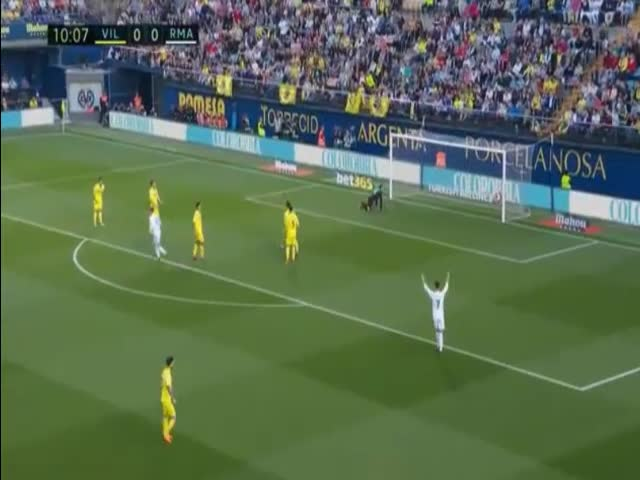
%> input picture images/test (1).jpg, 640 x 480 px
$ octave --eval "result = Lab_Playfield_Extraction(imread('images/test (1).jpg'));"   (GNU Octave 9; MATLAB toolbox functions it lacks are replaced by stand-ins)
%> lines starting %> are read from the running program, lines starting %| are printed output that depends on the picture; in (x1, y1, x2, y2) boxes, pixels count from 0 and x2, y2 are one past the last pixel; in counts of white or black regions, pixels touching at a corner belong together; the program's own positions count from 1
function Img_mask = Lab_Playfield_Extraction(Img)

[r,c] = size(Img(:,:,1));
%> r = 480; c = 640
lab_Img = rgb2lab(Img);
%> lab_Img: size 480x640x3 double; mean of channels 1, 2, 3 43.7, -11.6, 12.7

grassMask = zeros(r,c);
%> grassMask: size 480x640 double; every value is 0
grassMask(lab_Img(:,:,2)<0 & lab_Img(:,:,3)>0)=1;
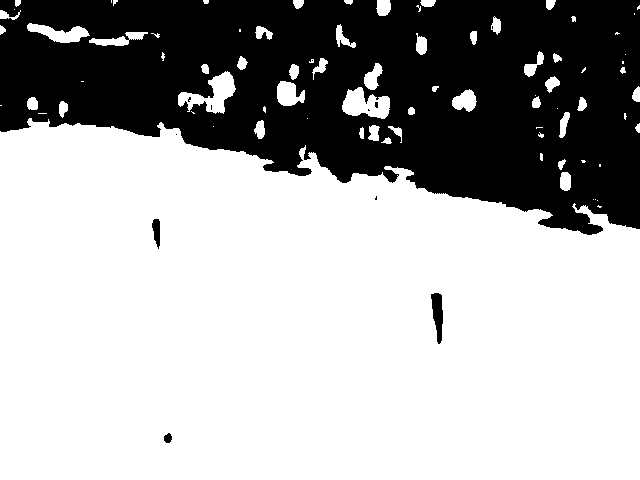
%> grassMask: size 480x640 double; values 0 (black) and 1 (white), 67% white; 12 black regions (8 under 20 px), largest, box (x1, y1, x2, y2) and area: (0, 0, 640, 235) 100630, (431, 293, 443, 344) 401, (152, 219, 160, 249) 167, (164, 433, 172, 443) 61
stats = regionprops(logical(imfill(imclose(imopen(grassMask,strel('disk',10)),strel('disk',10)),'holes')),'Area','ConvexHull');
%> stats = 4 regions; Area: 196984, 441, 420, 369

mask = zeros(r,c);

[i,j]=max([stats.Area]);
%> i = 196984; j = 1

mask = xor(poly2mask(stats(j).ConvexHull(:,1),stats(j).ConvexHull(:,2),r,c),mask);
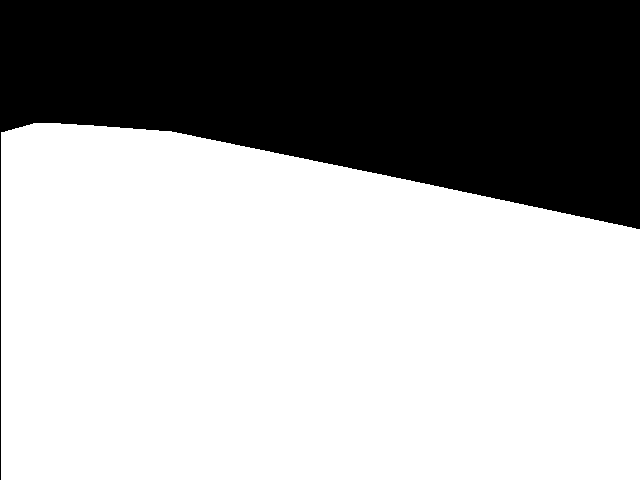
%> mask: size 480x640 logical; 65.4% white; 1 black region, box (x1, y1, x2, y2) and area: (0, 0, 640, 480) 106358

mask = imerode(mask,strel('disk',10));
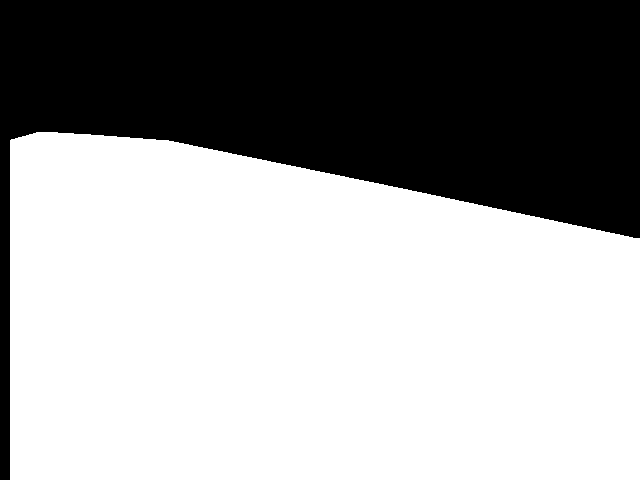
%> mask: size 480x640 logical; 62.4% white; 1 black region, box (x1, y1, x2, y2) and area: (0, 0, 640, 480) 115507

Img_mask = Img;
%> Img_mask is the input picture: size 480x640x3 uint8; mean R, G, B 89.7, 108.9, 81.6

mask_3d = cat(3,mask,mask,mask);

Img_mask(~mask_3d) = 0;
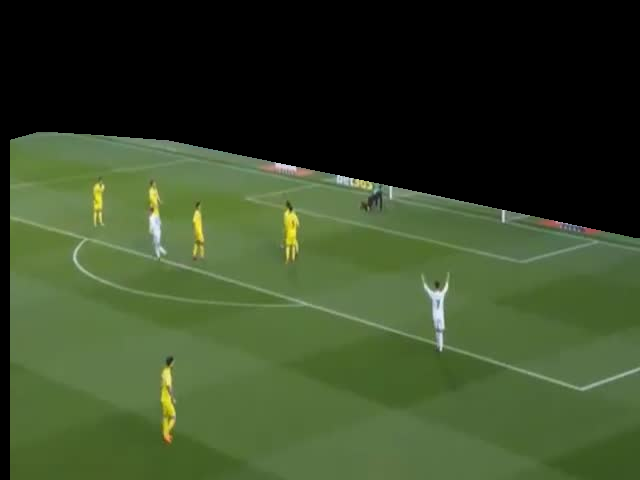
%> Img_mask: size 480x640x3 uint8; mean R, G, B 56.1, 72.1, 40.5

mask = imerode(mask,strel('disk',2));
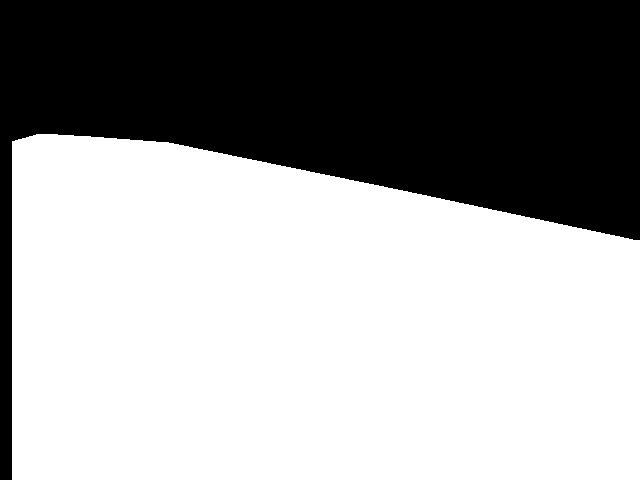
%> mask: size 480x640 logical; 61.8% white; 1 black region, box (x1, y1, x2, y2) and area: (0, 0, 640, 480) 117444
end

$ run again, on images/test (10).jpg
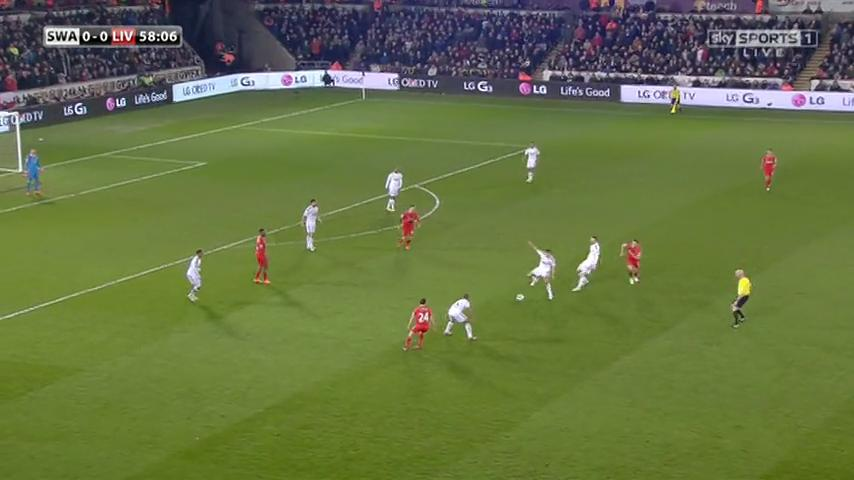
%> input picture images/test (10).jpg, 854 x 480 px
%> r = 480; c = 854
%> lab_Img: size 480x854x3 double; mean of channels 1, 2, 3 46.5, -12.6, 24.2
%> in Lab_Playfield_Extraction, `grassMask(lab_Img(:,:,2)<0 & lab_Img(:,:,3)>0)=1;`:
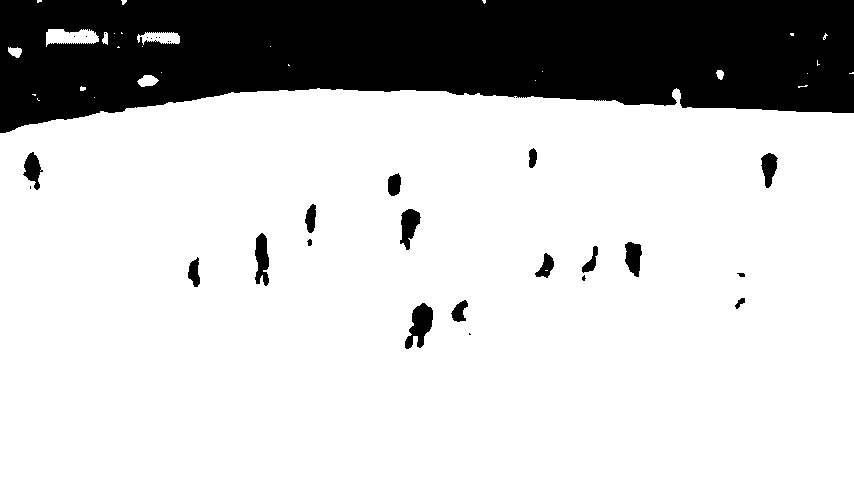
%> grassMask: size 480x854 double; values 0 (black) and 1 (white), 77.9% white; 29 black regions (12 under 20 px), largest, box (x1, y1, x2, y2) and area: (0, 0, 854, 133) 85923, (405, 303, 433, 349) 734, (255, 233, 269, 286) 536
%> stats = 1 region; Area: 322215
%> i = 322215; j = 1
%> in Lab_Playfield_Extraction, Img_mask is the input picture: size 480x854x3 uint8; mean R, G, B 102.1, 115.7, 67.4
%> mask_3d: size 480x854x3 logical; 76.1% white; 1 black region, box (x1, y1, x2, y2) and area: (0, 0, 854, 480) 98170
%> in Lab_Playfield_Extraction, `mask = imerode(mask,strel('disk',2));`:
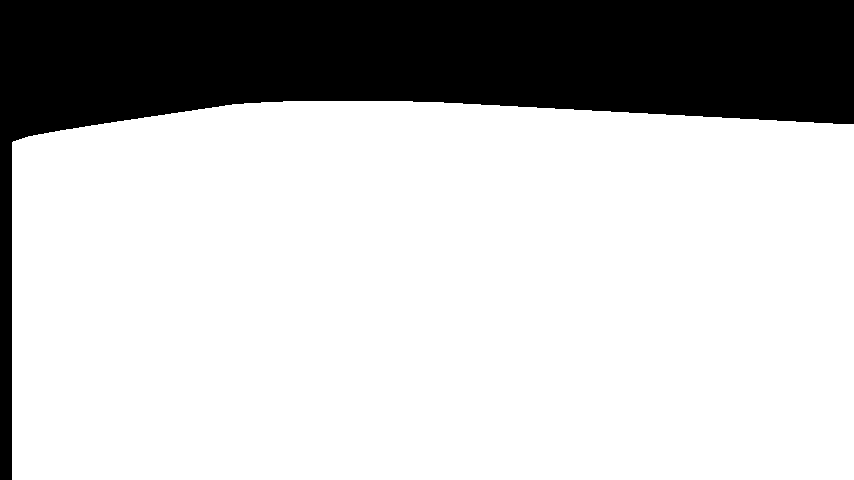
%> mask: size 480x854 logical; 75.5% white; 1 black region, box (x1, y1, x2, y2) and area: (0, 0, 854, 480) 100534

$ run again, on images/test (2).jpg
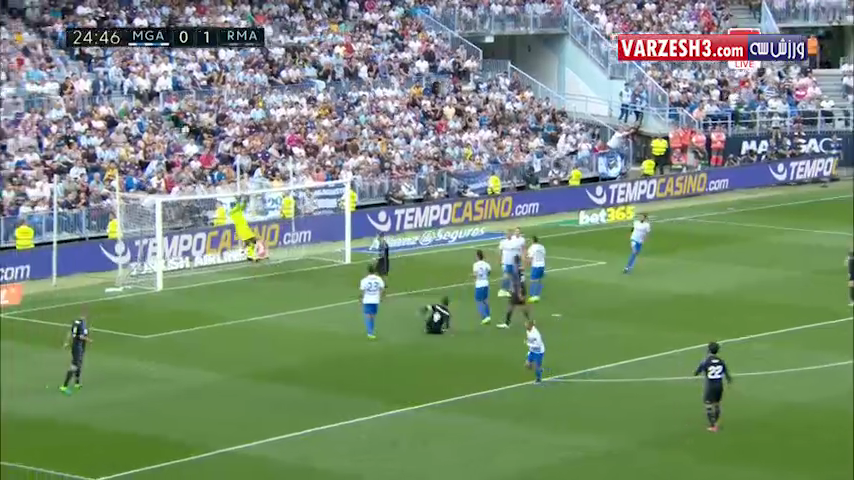
%> input picture images/test (2).jpg, 854 x 480 px
%> r = 480; c = 854
%> lab_Img: size 480x854x3 double; mean of channels 1, 2, 3 56.3, -10.4, 10.7
%> in Lab_Playfield_Extraction, `grassMask(lab_Img(:,:,2)<0 & lab_Img(:,:,3)>0)=1;`:
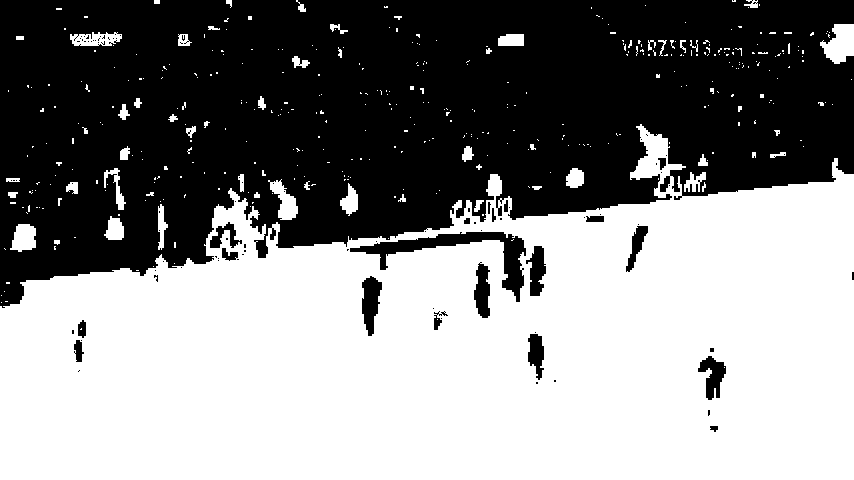
%> grassMask: size 480x854 double; values 0 (black) and 1 (white), 53.3% white; 98 black regions (78 under 20 px), largest, box (x1, y1, x2, y2) and area: (0, 0, 854, 308) 183756, (350, 232, 526, 302) 2681, (362, 276, 382, 336) 777
%> stats = 4 regions; Area: 205968, 795, 404, 378
%> i = 205968; j = 1
%> in Lab_Playfield_Extraction, Img_mask is the input picture: size 480x854x3 uint8; mean R, G, B 121.8, 140.4, 116.5
%> mask_3d: size 480x854x3 logical; 49.9% white; 1 white region, box (x1, y1, x2, y2) and area: (10, 184, 854, 480) 204733
%> in Lab_Playfield_Extraction, `mask = imerode(mask,strel('disk',2));`:
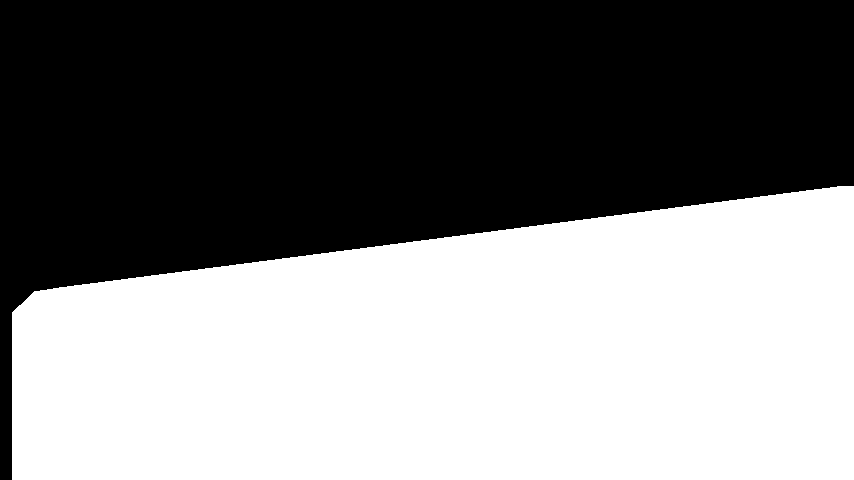
%> mask: size 480x854 logical; 49.5% white; 1 white region, box (x1, y1, x2, y2) and area: (12, 186, 854, 480) 202712

$ run again, on images/test (3).jpg
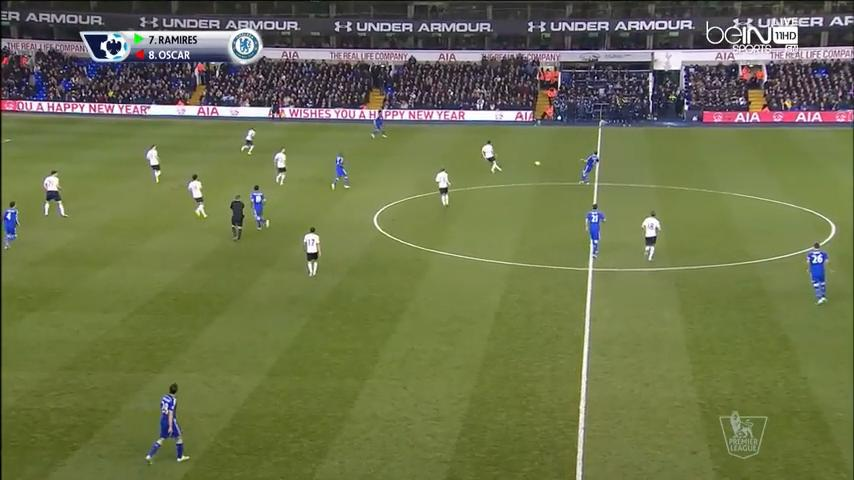
%> input picture images/test (3).jpg, 854 x 480 px
%> r = 480; c = 854
%> lab_Img: size 480x854x3 double; mean of channels 1, 2, 3 46.7, -8.3, 20.5
%> in Lab_Playfield_Extraction, `grassMask(lab_Img(:,:,2)<0 & lab_Img(:,:,3)>0)=1;`:
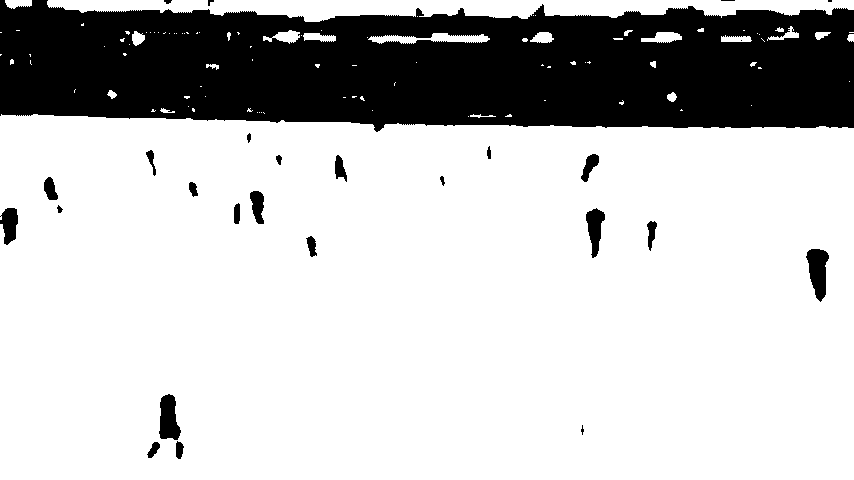
%> grassMask: size 480x854 double; values 0 (black) and 1 (white), 76.6% white; 27 black regions (4 under 20 px), largest, box (x1, y1, x2, y2) and area: (0, 0, 854, 132) 91153, (806, 249, 829, 302) 780, (159, 394, 181, 440) 722
%> stats = 4 regions; Area: 304050, 8357, 1313, 93
%> i = 304050; j = 1
%> in Lab_Playfield_Extraction, Img_mask is the input picture: size 480x854x3 uint8; mean R, G, B 108.9, 114.7, 75.7
%> mask_3d: size 480x854x3 logical; 72.1% white; 1 black region, box (x1, y1, x2, y2) and area: (0, 0, 854, 480) 114518
%> in Lab_Playfield_Extraction, `mask = imerode(mask,strel('disk',2));`:
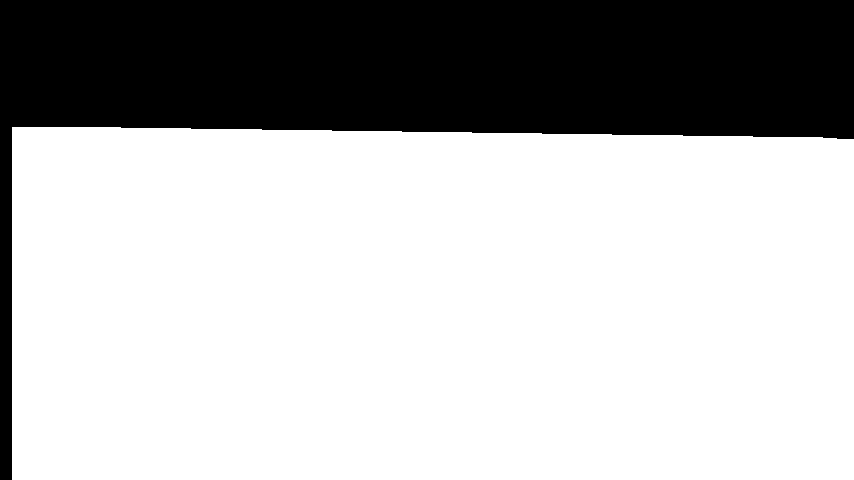
%> mask: size 480x854 logical; 71.5% white; 1 black region, box (x1, y1, x2, y2) and area: (0, 0, 854, 480) 116912
